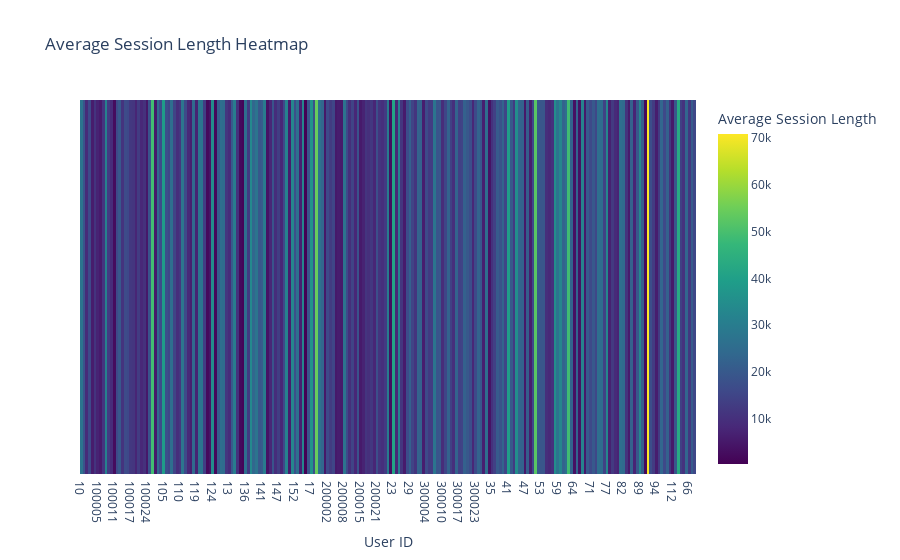

Here is the notebook cell this chart was saved with:
### Code cell
import plotly.graph_objects as go

# Create a heatmap trace
heatmap_trace = go.Heatmap(
    x=avg_session_df['userId'],
    y=[0],  # Heatmap has only one row, so y-axis will have only one value
    z=[avg_session_df['avg(sessionlength)']],  # Use avg(sessionlength) as the values
    colorscale='Viridis',  # Choose a colorscale
    colorbar=dict(title='Average Session Length'),  # Add a colorbar title
)

# Create a layout for the plot
layout = go.Layout(
    title="Average Session Length Heatmap",
    xaxis=dict(title='User ID'),
    yaxis=dict(visible=False),  # Hide the y-axis
)

# Create a Figure object
fig = go.Figure(data=[heatmap_trace], layout=layout)

# Show the figure
fig.show()

### Figure 1 — Plotly figure (JSON) as saved in the notebook; plotly's stock layout.template omitted (floating-point values rounded to 4 significant figures; data arrays with more than 128 entries replaced by an {"elided": "..."} marker saying what was removed)
{"data": [{"colorbar": {"title": {"text": "Average Session Length"}}, "colorscale": [[0, "#440154"], [0.1111, "#482878"], [0.2222, "#3e4989"], [0.3333, "#31688e"], [0.4444, "#26828e"], [0.5556, "#1f9e89"], [0.6667, "#35b779"], [0.7778, "#6ece58"], [0.8889, "#b5de2b"], [1, "#fde725"]], "type": "heatmap", "x": {"elided": "225 str values"}, "y": [0], "z": {"elided": "1x225 float values"}}], "layout": {"title": {"text": "Average Session Length Heatmap"}, "xaxis": {"title": {"text": "User ID"}}, "yaxis": {"visible": false}}}
